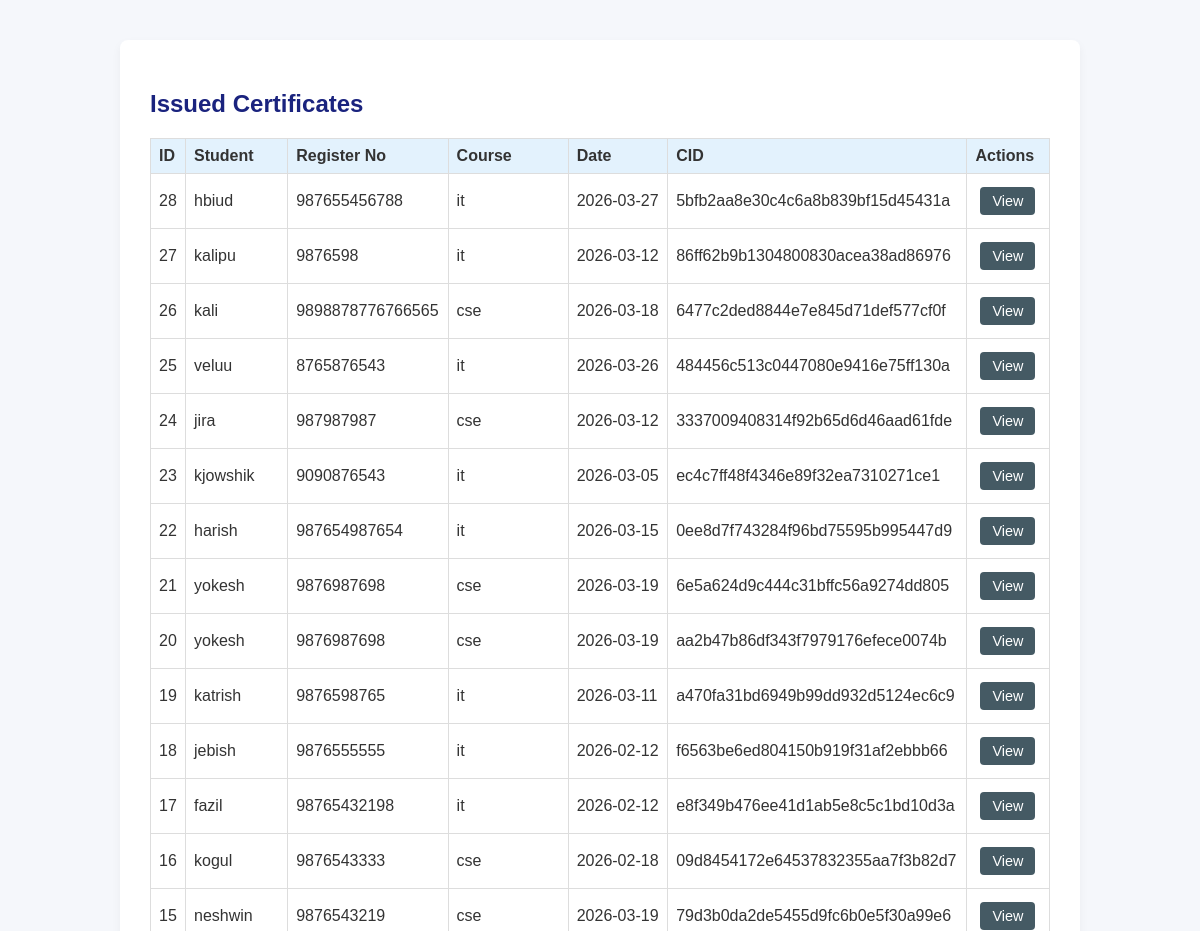
/admin/issued (signed in, upper part), run on an earlier commit of the app's database.
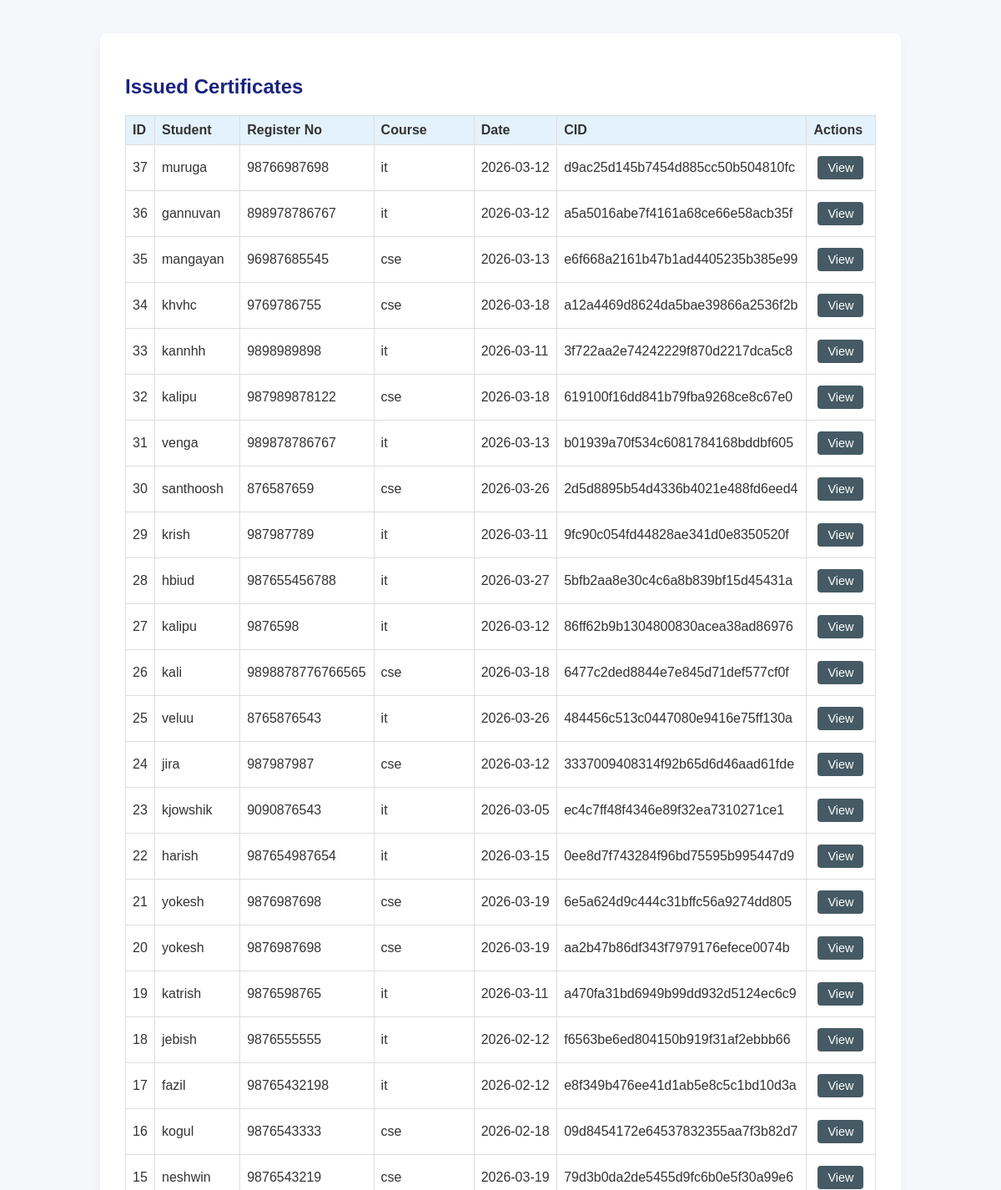
And on a later commit of the database.
### tables this page shows
CREATE TABLE certificates (
            id INTEGER PRIMARY KEY AUTOINCREMENT,
            student_name TEXT NOT NULL,
            register_number TEXT NOT NULL,
            course TEXT NOT NULL,
            issue_date TEXT NOT NULL,
            cid TEXT NOT NULL,
            blockchain_index INTEGER NOT NULL,
            pdf_filename TEXT NOT NULL,
            image_filename TEXT NOT NULL,
            created_at TEXT NOT NULL
        , ai_score REAL DEFAULT NULL, heatmap TEXT DEFAULT NULL, blockchain_tx TEXT DEFAULT NULL);

### routes/admin_routes.py (the view)
@admin_bp.route("/issued")
def issued_certificates():
    if not _require_admin():
        return redirect(url_for("admin.login"))
    certs = get_all_certificates()
    return render_template("issued_list.html", certificates=certs)

### database/init_db.py (called while the page is built)
def get_connection() -> sqlite3.Connection:
    DATABASE_PATH.parent.mkdir(parents=True, exist_ok=True)
    conn = sqlite3.connect(DATABASE_PATH)
    conn.row_factory = sqlite3.Row
    return conn

### models/certificate_model.py (called while the page is built)
def get_all_certificates() -> List[Certificate]:
    conn = get_connection()
    cur = conn.cursor()
    cur.execute("SELECT * FROM certificates ORDER BY created_at DESC")
    rows = cur.fetchall()
    conn.close()
    return [Certificate(**dict(row)) for row in rows]

### routes/admin_routes.py (called while the page is built)
def _require_admin() -> bool:
    return session.get("admin_logged_in", False)

### templates/issued_list.html (shortened to what this page needs)
<!DOCTYPE html>
<html lang="en">
<head>
    <link rel="stylesheet" href="{{ url_for('static', filename='css/style.css') }}">
</head>
<body>
<div class="container">
    <h2>{% if student_view %}My Certificates{% else %}Issued Certificates{% endif %}</h2>
    {% if certificates %}
        <table class="table">
            <thead>
            <tr>
                <th>ID</th>
                <th>Student</th>
                <th>Register No</th>
                <th>Course</th>
                <th>Date</th>
                <th>CID</th>
                <th>Actions</th>
            </tr>
            </thead>
            <tbody>
            {% for cert in certificates %}
                <tr>
                    <td>{{ cert.id }}</td>
                    <td>{{ cert.student_name }}</td>
                    <td>{{ cert.register_number }}</td>
                    <td>{{ cert.course }}</td>
                    <td>{{ cert.issue_date }}</td>
                    <td>{{ cert.cid }}</td>
                    <td>
                        {% if student_view %}
                            <a href="{{ url_for('student.download_certificate', cert_id=cert.id) }}" class="btn small">
                                Download
                            </a>
                        {% else %}
                            <a href="{{ url_for('admin.view_certificate', cert_id=cert.id) }}" class="btn small">
                                View
                            </a>
                        {% endif %}
                    </td>
                </tr>
            {% endfor %}
            </tbody>
        </table>
    {% else %}
        <p>No certificates found.</p>
    {% endif %}
</div>
</body>
</html>

### static/css/style.css (style rules this page uses)
body { font-family: Arial, sans-serif; margin: 0; padding: 0; background: #f5f7fb; color: #333; }
.container { max-width: 900px; margin: 40px auto; background: #ffffff; padding: 30px; border-radius: 8px; box-shadow: 0 4px 10px rgba(0, 0, 0, 0.05); }
h1, h2, h3 { color: #1a237e; }
.btn { display: inline-block; padding: 10px 20px; margin: 5px; border-radius: 4px; text-decoration: none; color: #ffffff; background: #455a64; transition: background 0.2s ease; }
.btn.small { padding: 6px 12px; font-size: 0.9em; }
.table { width: 100%; border-collapse: collapse; margin-top: 20px; }
.table th, .table td { border: 1px solid #ddd; padding: 8px; text-align: left; }
.table th { background: #e3f2fd; }

What changed in the data, as far as the page shows it:
added certificates: id "37", student_name "muruga", register_number "98766987698", course "it", issue_date "2026-03-12", cid "d9ac25d145b7454d885cc50b504810fc"
added certificates: id "36", student_name "gannuvan", register_number "898978786767", course "it", issue_date "2026-03-12", cid "a5a5016abe7f4161a68ce66e58acb35f"
added certificates: id "35", student_name "mangayan", register_number "96987685545", course "cse", issue_date "2026-03-13", cid "e6f668a2161b47b1ad4405235b385e99"
added certificates: id "34", student_name "khvhc", register_number "9769786755", course "cse", issue_date "2026-03-18", cid "a12a4469d8624da5bae39866a2536f2b"
added certificates: id "33", student_name "kannhh", register_number "9898989898", course "it", issue_date "2026-03-11", cid "3f722aa2e74242229f870d2217dca5c8"
added certificates: id "32", student_name "kalipu", register_number "987989878122", course "cse", issue_date "2026-03-18", cid "619100f16dd841b79fba9268ce8c67e0"
added certificates: id "31", student_name "venga", register_number "989878786767", course "it", issue_date "2026-03-13", cid "b01939a70f534c6081784168bddbf605"
added certificates: id "30", student_name "santhoosh", register_number "876587659", course "cse", issue_date "2026-03-26", cid "2d5d8895b54d4336b4021e488fd6eed4"
added certificates: id "29", student_name "krish", register_number "987987789", course "it", issue_date "2026-03-11", cid "9fc90c054fd44828ae341d0e8350520f"
